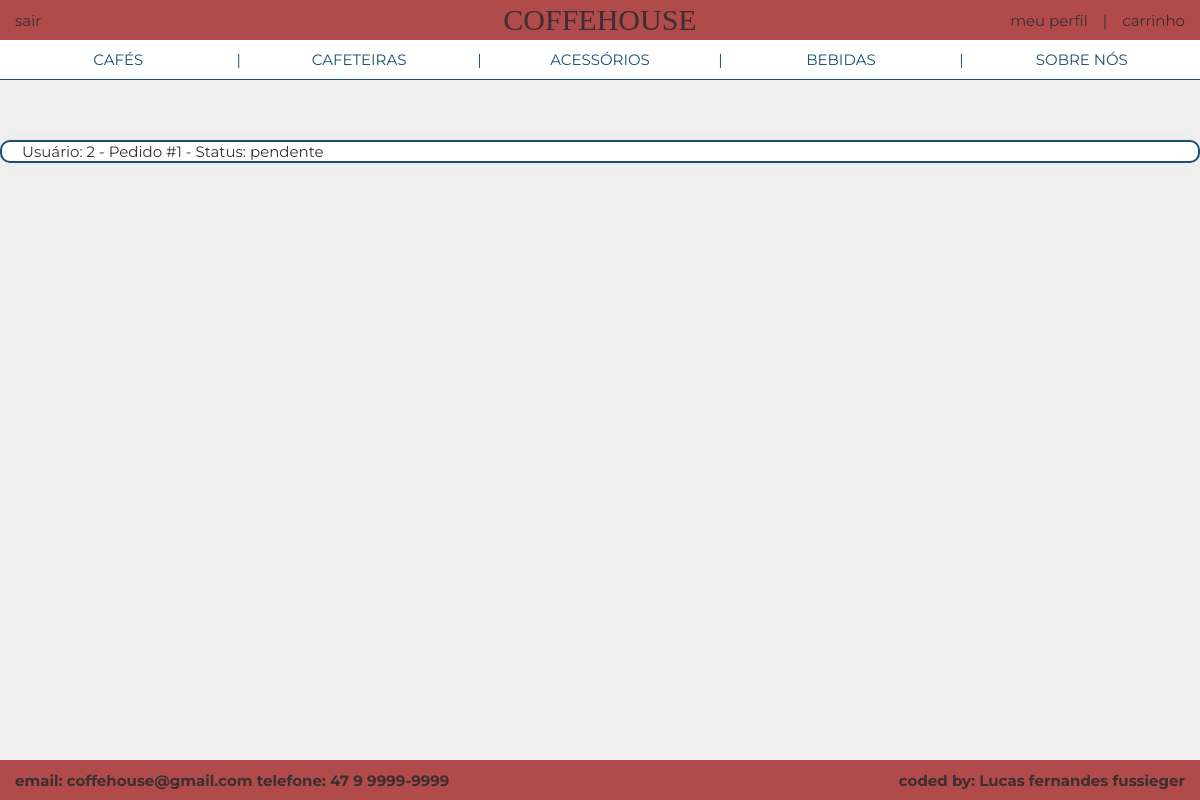
/pedidos (signed in), run on the app's committed database.
### classes.py (models this page shows)
class Order(db.Model):
    __tablename__ = 'Order'
    id = db.Column(db.Integer, primary_key=True)
    user_id= db.Column(db.Integer, nullable=True)
    status = db.Column(db.String(100), nullable=False)

### routes.py (the view)
@app.route('/pedidos')
@login_required
def lista_pedidos():
    pedidos = Order.query.all()
    return render_template('lista_pedidos.html', pedidos=pedidos, usuario = current_user)

### classes.py (called while the page is built)
@login_manager.user_loader
def load_user(id):
    return user.query.get(int(id))

### templates/lista_pedidos.html (shortened to what this page needs)
<!DOCTYPE html>
<html lang="en">
<head>
    <link rel="stylesheet" href="/static/css/index.css">
</head>
<body>
    {% include 'partials/header.html'%}
    <main>
        {% for pedido in pedidos %}
            <div>
                <a href="{{ url_for('ver_pedido', pedido_id=pedido.id) }}" class="iten">
                    Usuário: {{pedido.user_id}} - Pedido #{{ pedido.id }} - Status: {{ pedido.status }}
                </a>
            </div>
        {% endfor %}
    </main>
</body>
</html>

### static/css/index.css (style rules this page uses)
* { margin: 0; padding: 0; box-sizing: border-box; }
body { overflow-x: hidden; background: #f0f0f0; margin: 0; padding: 0; text-decoration: none; gap: 50px; }
main { font-family: Montserrat, 'Alfa Slab One'; color: #1b4f72; font-size: 15px; display: flex; justify-content: center; align-items: center; text-decoration: none; flex-direction: column; margin-top: 40px; }
.iten { width: 100vw; display: block; background: #fff; border: 1px solid #ccc; border-radius: 10px; box-shadow: 0 0 10px rgba(0,0,0,0.05); gap: 10px; border: 2px solid #1b4f72; margin: 20px; padding-left: 20px; }

### static/css/header.css (style rules this page uses)
a, a:visited, a:hover, a:active { gap: 15px; text-decoration: none; color: #3b2f2f; }

### data on the page
Order: user_id "2", id "1", status "pendente"
